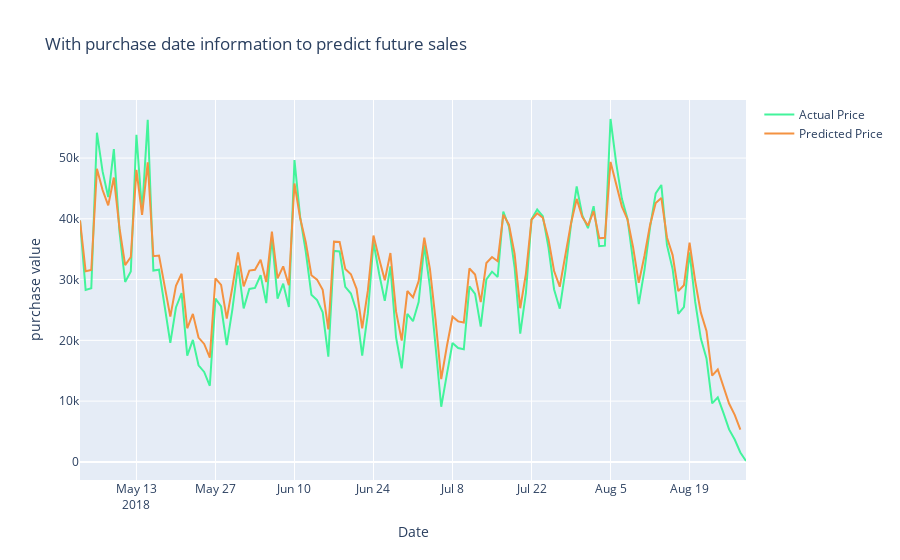

Notebook cell for this chart:
### Code cell
Test_Dates = test.index

trace1 = go.Scatter(x=Test_Dates, y=Y_test2_inverse, name= 'Actual Price',
                   line = dict(color = ('rgb(66, 244, 155)'),width = 2))

trace2 = go.Scatter(x=Test_Dates, y=prediction2_inverse, name= 'Predicted Price',
                   line = dict(color = ('rgb(244, 146, 65)'),width = 2))
data = [trace1, trace2]
layout = dict(title = 'With purchase date information to predict future sales',
             xaxis = dict(title = 'Date'), yaxis = dict(title = 'purchase value'))
fig = dict(data=data, layout=layout)
py.iplot(fig, filename='results_demonstrating1')
